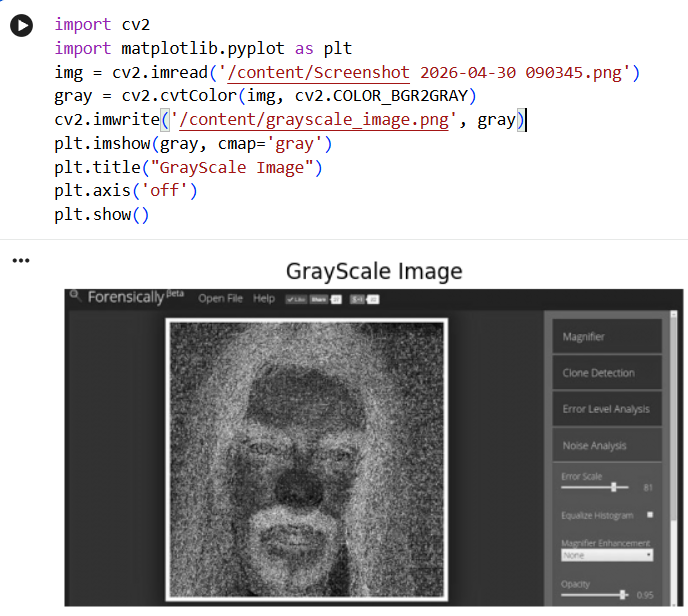
#> input picture exp1.png, 688 x 616 px
$ jupyter execute 'EXP 11.ipynb'
#> lines starting #> are read from the running program, lines starting #| are printed output that depends on the picture
[cell 1]
import cv2
import matplotlib.pyplot as plt
from google.colab import files

# Upload image
file = list(files.upload().keys())[0]
#> the answer given: exp1.png

# Read image
img = cv2.imread(file)
#> img is the input picture: shape (616, 688, 3); mean B, G, R 168.3, 168, 169

# Convert BGR to RGB
img = cv2.cvtColor(img, cv2.COLOR_BGR2RGB)

# Rotate 180°
rotated = cv2.rotate(img, cv2.ROTATE_180)
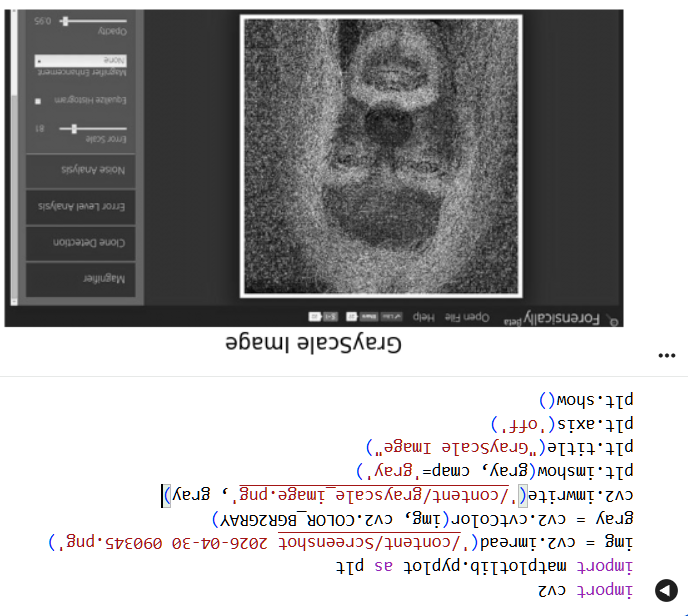
#> rotated: shape (616, 688, 3); mean R, G, B 169, 168, 168.3

# Display images
plt.figure(figsize=(10,5))

# Original Image
plt.subplot(1,2,1)
plt.title("Original Image")
plt.imshow(img)
plt.axis('off')

# Rotated Image
plt.subplot(1,2,2)
plt.title("180° Rotation")
plt.imshow(rotated)
plt.axis('off')

plt.show()
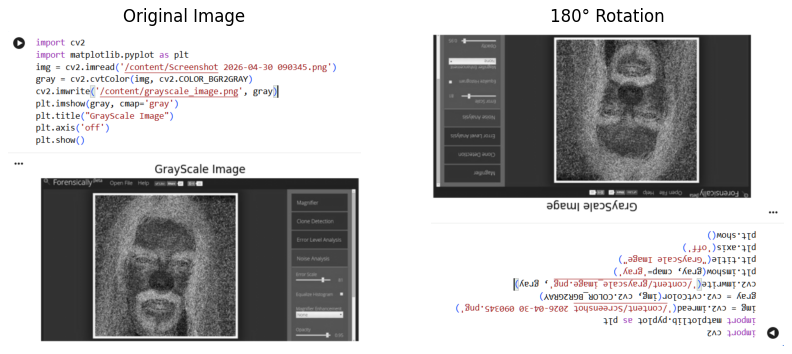
#> figure drawn by matplotlib, 2 panels

$ run again, on exp3.png
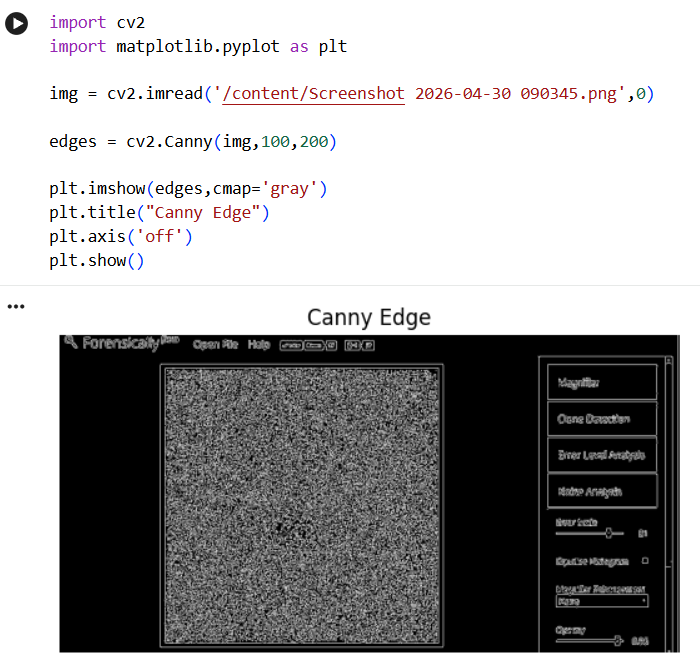
#> input picture exp3.png, 700 x 662 px
#> img is the input picture: shape (662, 700, 3); mean B, G, R 162.3, 162.1, 162.6
#> `rotated = cv2.rotate(img, cv2.ROTATE_180)`:
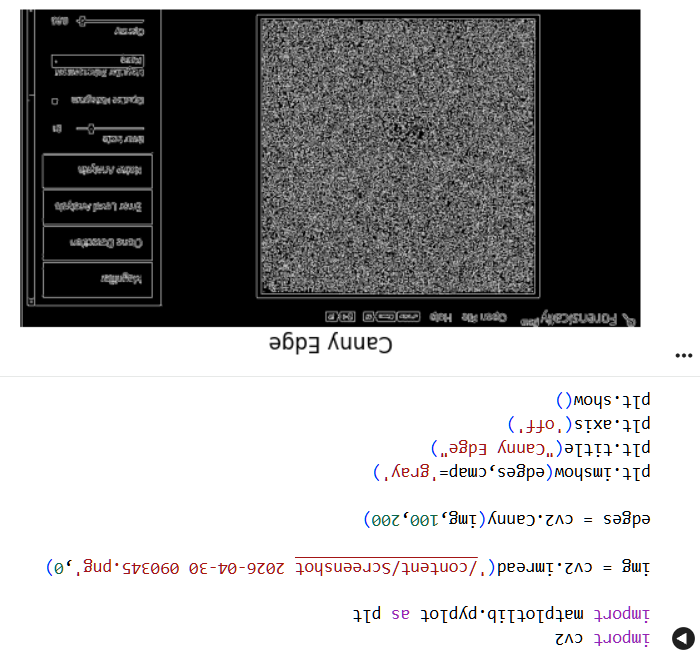
#> rotated: shape (662, 700, 3); mean R, G, B 162.6, 162.1, 162.3
#> `plt.show()`:
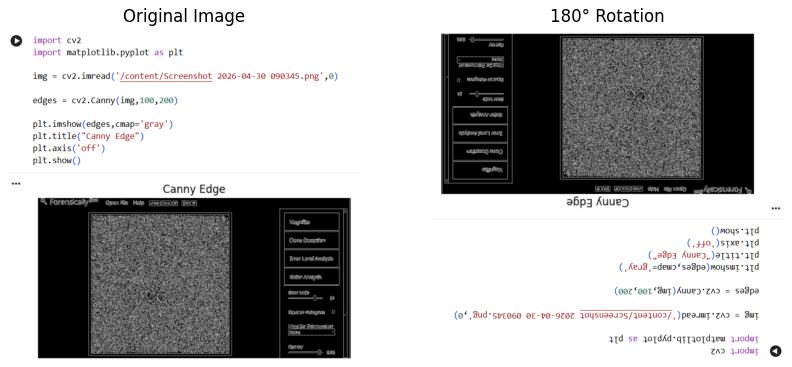
#> figure drawn by matplotlib, 2 panels

$ run again, on exp4.png
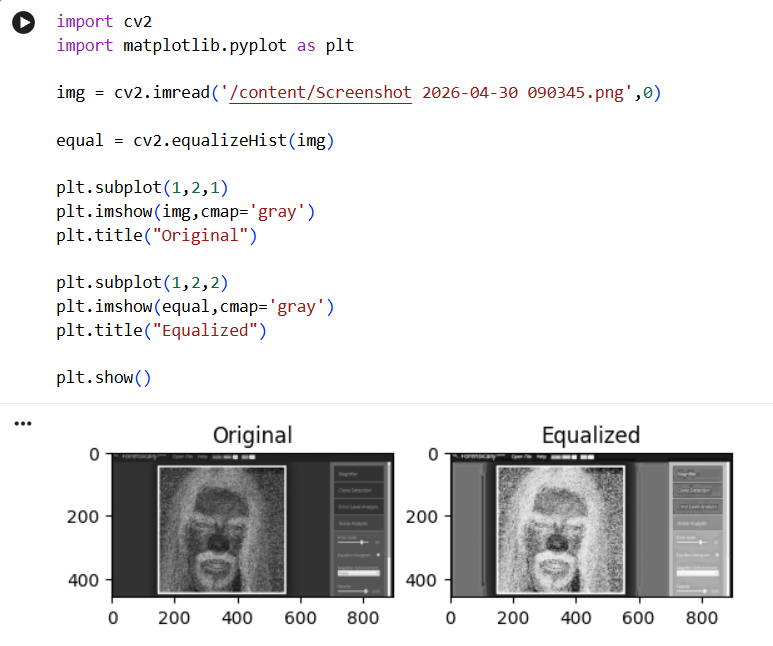
#> input picture exp4.png, 773 x 646 px
#> img is the input picture: shape (646, 773, 3); mean B, G, R 225.2, 224.9, 225.5
#> `rotated = cv2.rotate(img, cv2.ROTATE_180)`:
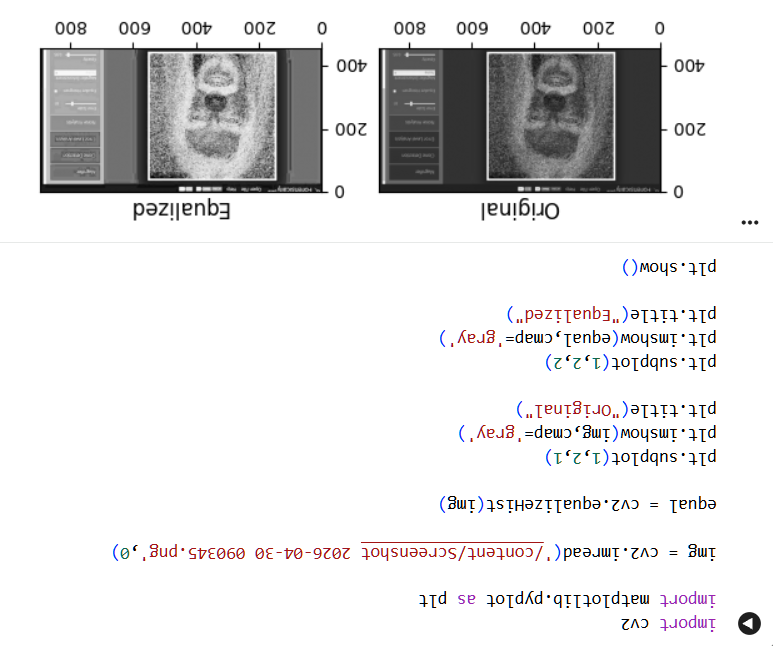
#> rotated: shape (646, 773, 3); mean R, G, B 225.5, 224.9, 225.2
#> `plt.show()`:
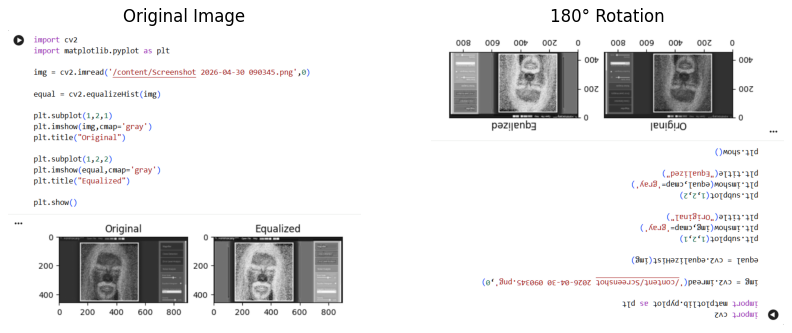
#> figure drawn by matplotlib, 2 panels

$ run again, on exp5.png
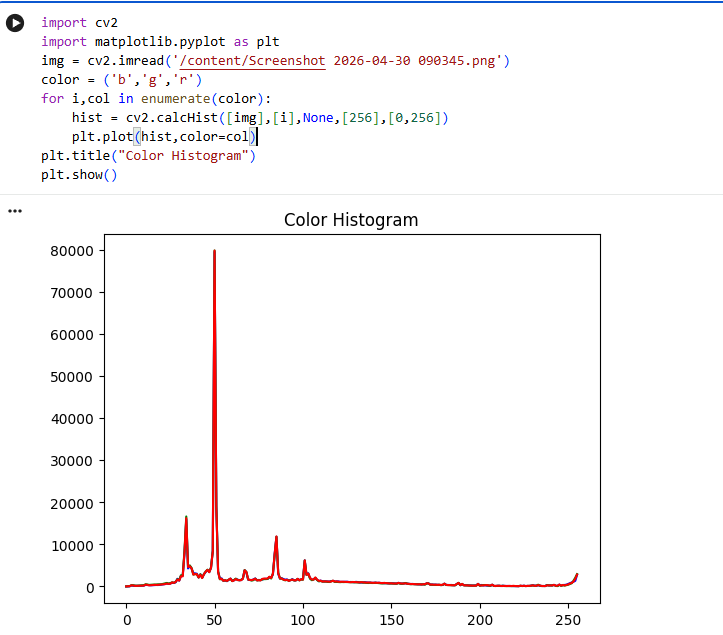
#> input picture exp5.png, 723 x 635 px
#> img is the input picture: shape (635, 723, 3); mean B, G, R 248.6, 248, 249.5
#> `rotated = cv2.rotate(img, cv2.ROTATE_180)`:
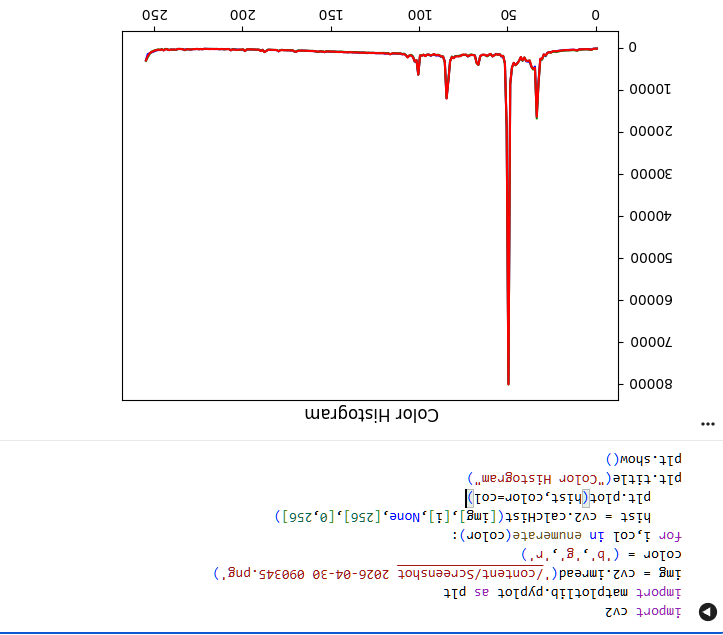
#> rotated: shape (635, 723, 3); mean R, G, B 249.5, 248, 248.6
#> `plt.show()`:
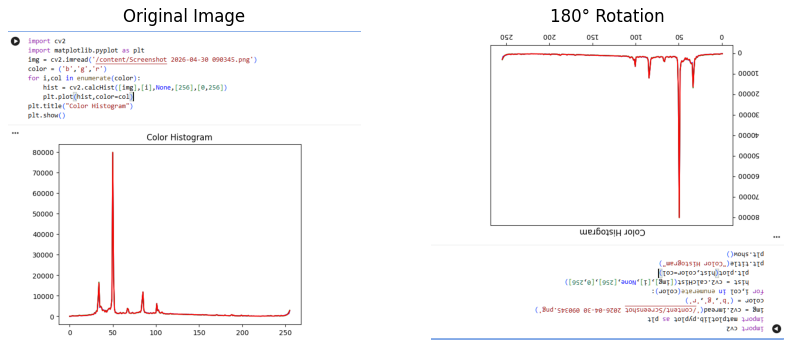
#> figure drawn by matplotlib, 2 panels
